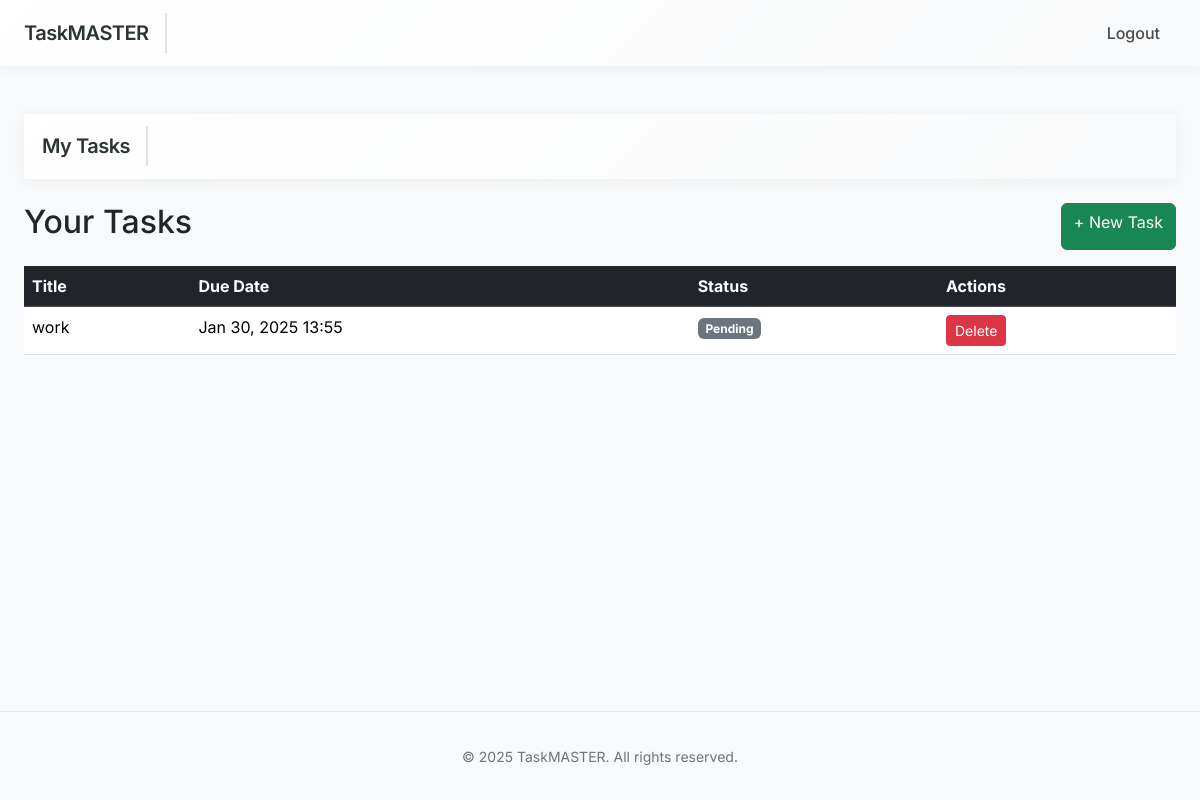
The app's page /user/dashboard/ (signed in) with its own data.
### Task/models.py (models this page shows, shortened)
class Task(models.Model):
    STATUS_CHOICES = [
        ('pending', 'Pending'),
        ('in_progress', 'In Progress'),
        ('completed', 'Completed'),
    ]
    title = models.CharField(max_length=200)
    description = models.TextField(blank=True, null=True)
    assigned_to = models.ForeignKey(User, on_delete=models.CASCADE, related_name='assigned_tasks')
    created_by = models.ForeignKey(User, on_delete=models.CASCADE, related_name='created_tasks')
    due_date = models.DateTimeField()
    status = models.CharField(max_length=20, choices=STATUS_CHOICES, default='pending')
    created_at = models.DateTimeField(auto_now_add=True)
    updated_at = models.DateTimeField(auto_now=True)

### Task/views.py (the view)
# urls.py: path('user/dashboard/', views.user_dashboard, name='user_dashboard'),
@login_required
def user_dashboard(request):
    if request.user.is_staff:
        return redirect('admin_dashboard')
    tasks = Task.objects.filter(assigned_to=request.user)
    return render(request, 'user/dashboard.html', {'tasks': tasks})

### templates/user/dashboard.html
{% extends 'user/base_user.html' %}
{% block content %}
{{ block.super }}
<div class="d-flex justify-content-between mb-3">
    <h2>Your Tasks</h2>
    <a href="{% url 'user_task_create' %}" class="btn btn-success">+ New Task</a>
</div>
<table class="table table-hover">
    <thead class="table-dark">
        <tr>
            <th>Title</th>
            <th>Due Date</th>
            <th>Status</th>
            <th>Actions</th>
        </tr>
    </thead>
    <tbody>
        {% for task in tasks %}
        <tr>
            <td>{{ task.title }}</td>
            <td>{{ task.due_date|date:"M d, Y H:i" }}</td>
            <td>
                <span class="badge
                    {% if task.status == 'completed' %}bg-success
                    {% elif task.status == 'in_progress' %}bg-warning
                    {% else %}bg-secondary{% endif %}">
                    {{ task.get_status_display }}
                </span>
            </td>
            <td>
                <a href="{% url 'user_task_delete' task.pk %}"
                   class="btn btn-sm btn-danger">Delete</a>
            </td>
        </tr>
        {% endfor %}
    </tbody>
</table>
{% endblock %}

### templates/base.html (style rules this page uses)
:root { --primary-hue: 220; --primary-color: hsl(var(--primary-hue), 89%, 56%); --hover-color: hsl(var(--primary-hue), 89%, 46%); }
body { font-family: 'Inter', sans-serif; background-color: #f8f9fa; min-height: 100vh; }

### records on screen
Task: title "work", due_date "Jan 30, 2025 13:55", status "Pending"
